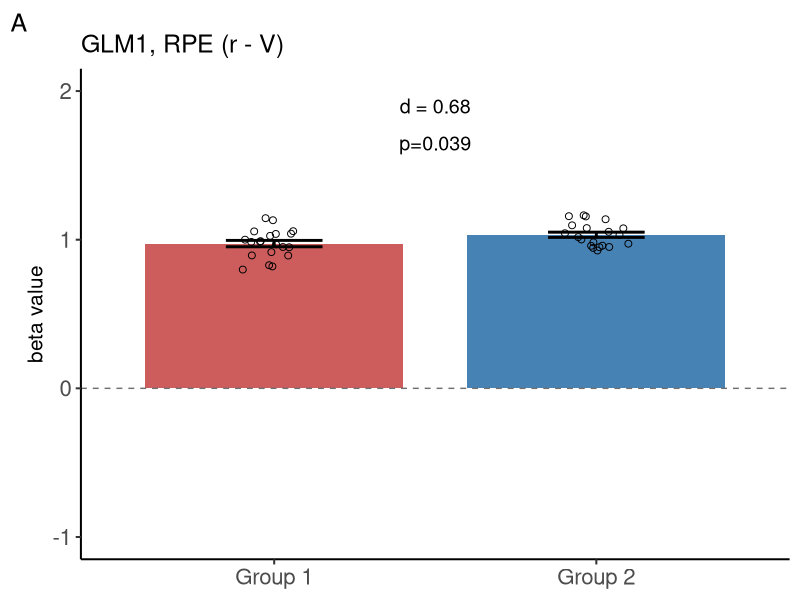
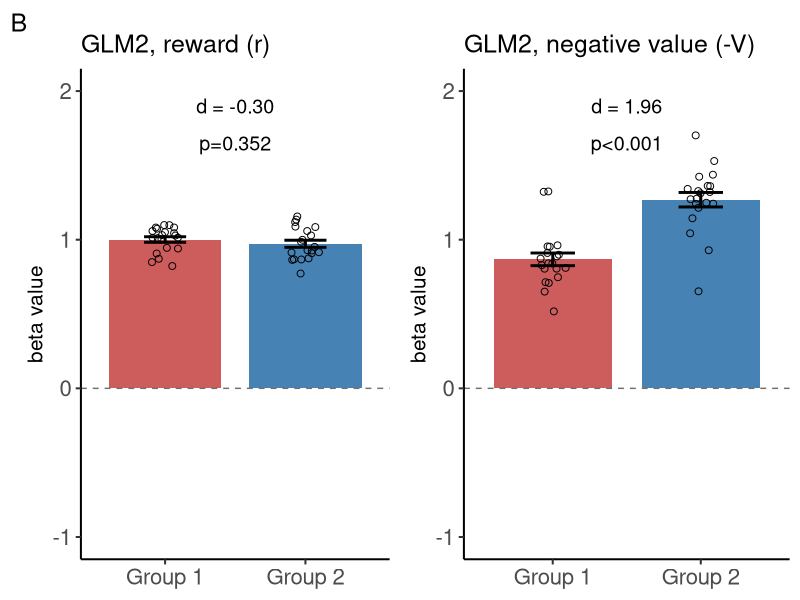
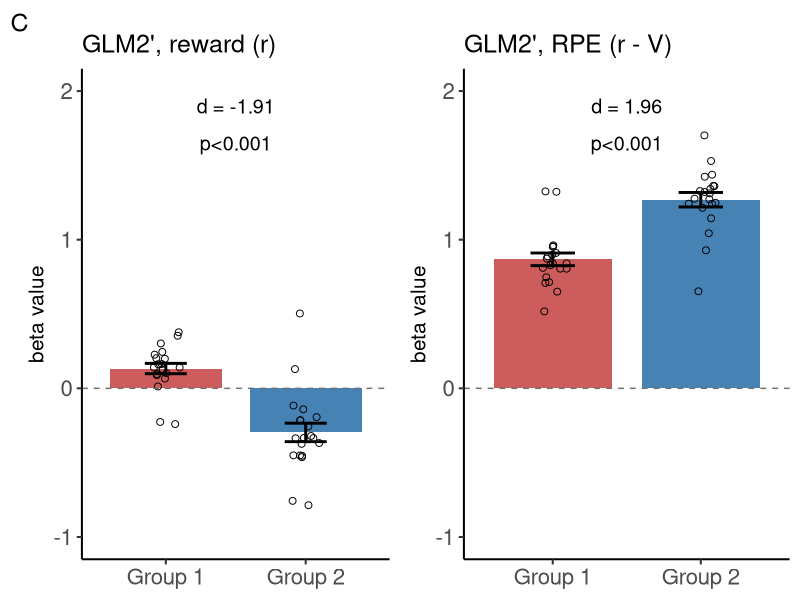
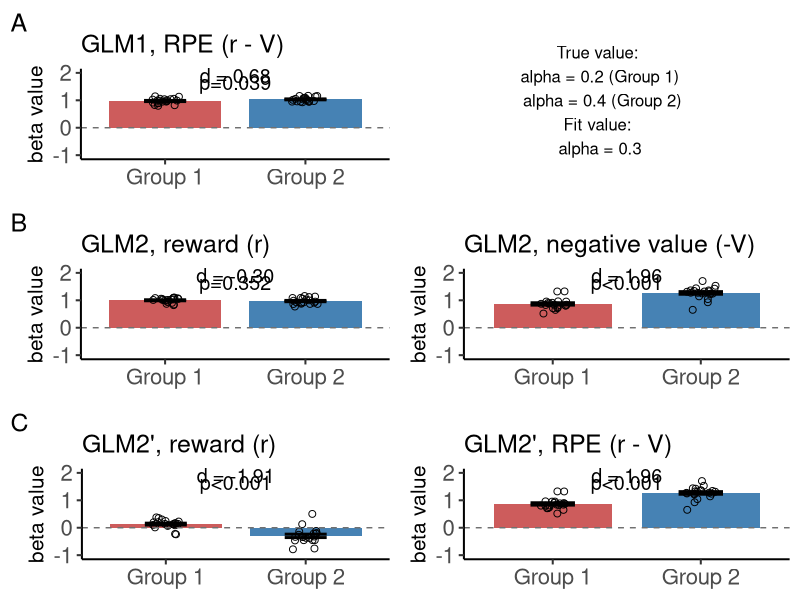

Write the R code that produced these figures, in order.
## ---- chunk 1
knitr::opts_chunk$set(echo = TRUE, message=FALSE, warning = FALSE, cache = FALSE)
## ---- chunk 2
library(data.table)
library(dplyr)
library(pwr)
library(gridExtra)
library(ggplot2)
## ---- chunk 3
effsize <- function(x1, x2) {
  list(x12 = ( mean(x2) - mean(x1) ) / sqrt( (var(x1) + var(x2))/2 ),
       x1 = mean(x1) / sqrt((var(x1))),
       x2 = mean(x2) / sqrt((var(x2)))
  )
}
## ---- chunk 4
# number of subjects for each group
nSub <- 20

# number of trials
nTrial <- 100

# seed for random numbers
set.seed(1)

# reward probability
pr <- 0.4

# dataframe for data
df <- data.table()

dfstat <- data.table()
idxGroup <- 0

# sd of fMRI noise
sigma_epsion <- 0.5

# true parameter
alpha1 <- 0.3
alpha2 <- 0.5

# fit alpha (common to both groups)
alpha.fit <- 0.4

# reward sequence
r <- c(rep(1, round(nTrial * pr)), rep(0, round(nTrial * (1-pr))))
r <- sample(r)
# all subjects experience the same reward sequence as in Li & Daw (2011) 

for (alpha.true in c(alpha1,alpha2)) {
  idxGroup <- idxGroup + 1
  
  for (idxSub in 1:nSub) {

    if (idxSub %% 100 == 1)
      cat("idxSub:", idxSub, format(Sys.time(), "%H:%M:%OS"), "\n")
    
    # true model
    delta <- numeric(nTrial) 
    V <- numeric(nTrial)
    
    # fit model
    V.fit <- numeric(nTrial)
    delta.fit <- numeric(nTrial) 
    
    # simulate single session
    for (t in 1:nTrial) {
      
      # true model
      delta[t] <- r[t] - V[t]
      
      if (t < nTrial) {
        V[t+1] <- V[t] + alpha.true * delta[t]
      }
      
      # fit model
      delta.fit[t] <- r[t] - V.fit[t]
      
      if (t < nTrial) {
        V.fit[t+1] <- V.fit[t] + alpha.fit * delta.fit[t]
      }
    }
    
    # generate fMRI signal
    y <- delta + rnorm(nTrial, mean = 0, sd = sigma_epsion) 
    y <- y - mean(y) # mean-centered 
    
    # record trials data
    dftmp <- data.table(group = as.factor(idxGroup),
                        subject = as.factor(idxSub),
                        trial = 1:nTrial,
                        r = r - mean(r),
                        delta = delta - mean(delta),
                        delta.fit = delta.fit - mean(delta.fit),
                        y = y, 
                        V = V,
                        nV.fit = -V.fit - mean(-V.fit))
    
    fit.GLM1 <- glm("y ~ delta.fit", data = dftmp)
    fit.GLM2 <- glm("y ~ r + nV.fit", data = dftmp)
    fit.GLM2p <- glm("y ~ r + delta.fit", data = dftmp)
    
    # record GLM results
    dftmp2 <- data.table(group = as.factor(idxGroup),
                         subject = idxSub,
                         # RL model parameters ---- #
                         alpha.fit = alpha.fit, 
                         alpha.true = alpha.true,
                         # beta values (regression coefficients) ---- #
                         beta.GLM1.delta = fit.GLM1$coefficients["delta.fit"],
                         beta.GLM2.r = fit.GLM2$coefficients["r"],
                         beta.GLM2.nV = fit.GLM2$coefficients["nV.fit"], 
                         beta.GLM2p.r = fit.GLM2p$coefficients["r"],
                         beta.GLM2p.delta = fit.GLM2p$coefficients["delta.fit"]
                         )
    
    dfstat <- dplyr::bind_rows(dfstat, dftmp2)
  }
}
## ---- chunk 5
theme_set(theme_classic(base_size=15))

group_comparison <- function(df,
                      xvar = "group",
                      yvar = "beta.GLM1.delta",
                      title = "GLM1, RPE (r - V)",
                      ylabstr = "beta value",
                      tag = ""
                      ) {
  
  # t-test, calc effect size ------------
  
  data1 <- df[df$group == 1, ..yvar][[1]]
  data2 <- df[df$group == 2, ..yvar][[1]]
  
  cohen_d <- effsize(data1,data2)$x12
  t.result <- t.test(data1, data2, paired = F, var.equal = T)
  print(t.result)
  
  # plot --------------------------------
  
  label_d <- sprintf("d = %.2f", cohen_d)
  label_p <- scales::pvalue(t.result$p.value,add_p = TRUE) 
  
  g <- ggplot(df, aes_string(x = xvar, y = yvar, fill = xvar)) + 
    stat_summary(fun = mean, geom = "bar", size = 2, width = 0.8) + 
    geom_jitter(width = 0.1, shape = 1, size = 2) + 
    stat_summary(fun.data = mean_se, geom="errorbar", size=1,width=0.3) + 
    scale_fill_manual(values =c("indianred","steelblue")) + 
    xlab("Group") + 
    geom_hline(yintercept = 0, colour = "gray44", linetype ="dashed") +
    theme(axis.text.x = element_text(size=16),
          axis.text.y = element_text(size=16)) + 
    theme(legend.position = "none") + ylim(-1,2) +
    annotate("text", x = 1.5, y = 1.9, label = label_d, size = 5) + 
    annotate("text", x = 1.5, y = 1.65, label = label_p, size = 5) + 
    scale_x_discrete(breaks = c('1', '2'),
                     labels = c("Group 1", "Group 2")) +
    labs( title = title,
          x = NULL,
          y = "beta value", tag = tag)
  
  return(list(g = g, cohen_d = cohen_d, t.result = t.result))
}
## ---- chunk 6
res <- group_comparison(dfstat, 
                        yvar = "beta.GLM1.delta", 
                        tag = "A")
g.GLM1 <- res$g
## ---- chunk 7
gridExtra::grid.arrange(g.GLM1, nrow = 1)
## ---- chunk 8
res <- group_comparison(dfstat, yvar = "beta.GLM2.r", 
                 title = "GLM2, reward (r)",
                 tag = "B")
g.GLM2.r <- res$g
## ---- chunk 9
res <- group_comparison(dfstat, yvar = "beta.GLM2.nV", 
                 title = "GLM2, negative value (-V)",
                 tag = "")
g.GLM2.nV <- res$g
## ---- chunk 10
gridExtra::grid.arrange(g.GLM2.r, g.GLM2.nV, nrow = 1)
## ---- chunk 11
res <- group_comparison(dfstat, yvar = "beta.GLM2p.r", 
                 title = "GLM2', reward (r)",
                 tag = "C")
g.GLM2p.r <- res$g
## ---- chunk 12
res <- group_comparison(dfstat, yvar = "beta.GLM2p.delta", 
                 title = "GLM2', RPE (r - V)",
                 tag = "")
g.GLM2p.delta <- res$g
## ---- chunk 13
gridExtra::grid.arrange(g.GLM2p.r, g.GLM2p.delta, nrow = 1)
## ---- chunk 14
require(grid)
dummy.text <- textGrob("True value: \nalpha = 0.2 (Group 1)\n alpha = 0.4 (Group 2)\nFit value: \nalpha = 0.3")


gridExtra::grid.arrange(g.GLM1, dummy.text, 
                        g.GLM2.r, g.GLM2.nV, 
                        g.GLM2p.r, g.GLM2p.delta, 
                        nrow = 3)

gg <- arrangeGrob(g.GLM1, dummy.text, 
                        g.GLM2.r, g.GLM2.nV, 
                        g.GLM2p.r, g.GLM2p.delta, 
                        nrow = 3)
ggsave(file="./figs/group_comparison_RW_alpha.eps", gg)
